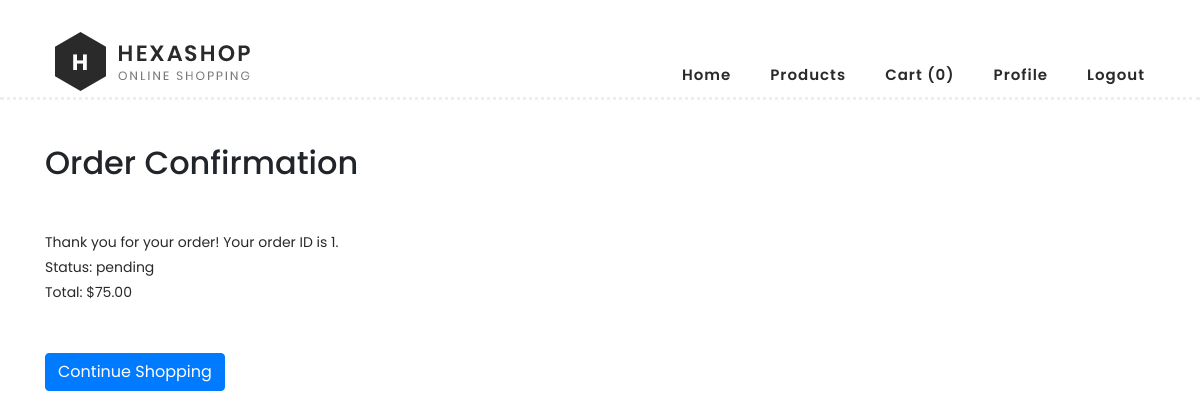
Page /order/confirmation/1/ (signed in) on the committed database.
### own_app/models.py (models this page shows, shortened)
class Order(models.Model):
    STATUS_CHOICES = [
        ('pending', 'Pending'),
        ('processing', 'Processing'),
        ('shipped', 'Shipped'),
        ('delivered', 'Delivered'),
        ('cancelled', 'Cancelled'),
    ]
    user = models.ForeignKey(User, on_delete=models.CASCADE, null=True, blank=True)
    status = models.CharField(max_length=20, choices=STATUS_CHOICES, default='pending')
    total_amount = models.DecimalField(max_digits=10, decimal_places=2, default=0)
    created_at = models.DateTimeField(auto_now_add=True)
    updated_at = models.DateTimeField(auto_now=True)

### own_app/views.py (the view)
# urls.py: path('order/confirmation/<int:order_id>/', views.order_confirmation, name='order_confirmation'),
@login_required
def order_confirmation(request, order_id):
    order = get_object_or_404(Order, id=order_id, user=request.user)
    cart = get_or_create_cart(request)
    cart_count = CartItem.objects.filter(cart=cart).aggregate(Sum('quantity'))['quantity__sum'] or 0
    return render(request, 'order_confirmation.html', {'order': order, 'cart_count': cart_count})

### own_app/views.py (called while the page is built)
def get_or_create_cart(request):
    if request.user.is_authenticated:
        cart, created = Cart.objects.get_or_create(user=request.user)
    else:
        session_key = request.session.session_key
        if not session_key:
            request.session.create()
            session_key = request.session.session_key
        cart, created = Cart.objects.get_or_create(session_key=session_key)
    return cart

### templates/order_confirmation.html (shortened to what this page needs)
<!DOCTYPE html>
<html lang="en">
<head>
    <link rel="stylesheet" href="/static/css/bootstrap.min.css">
    <link rel="stylesheet" href="/static/css/templatemo-hexashop.css">
</head>
<body>
    <header class="header-area header-sticky">
        <div class="container">
            <div class="row">
                <div class="col-12">
                    <nav class="main-nav" style="display: flex; justify-content: space-between; align-items: center; padding: 10px;">
                        <a href="/index/" class="logo">
                            <img src="/static/images/logo.png">
                        </a>
                        <ul class="nav" style="display: flex; gap: 15px; align-items: center;">
                            <li><a href="/index/">Home</a></li>
                            <li><a href="/products/">Products</a></li>
                            <li><a href="/cart/"> Cart ({{ cart_count }})</a></li>
                            {% if user.is_authenticated %}
                                <li><a href="/profile/"> Profile</a></li>
                                <li><a href="/logout/"> Logout</a></li>
                            {% else %}
                                <li><a href="/login/"><i class="fa fa-sign-in"></i> Login</a></li>
                            {% endif %}
                        </ul>
                    </nav>
                </div>
            </div>
        </div>
    </header>
    <div class="container mt-5 pt-5">
        <h2 class="pt-5">Order Confirmation</h2>
        <p class="pt-5">Thank you for your order! Your order ID is {{ order.id }}.</p>
        <p>Status: {{ order.status }}</p>
        <p>Total: ${{ order.total_amount }}</p>
        <a href="/index/" class="btn btn-primary mt-5">Continue Shopping</a>
    </div>
</body>
</html>

### static/css/templatemo-hexashop.css (style rules this page uses)
html, body, div, span, applet, object, iframe, h1, h2, h3, h4, h5, h6, p, blockquote, div pre, a, abbr, acronym, address, big, cite, code, del, dfn, em, font, img, ins, kbd, q, s, samp, small, strike, strong, sub, sup, tt, var, b, u, i, center, dl, dt, dd, ol, ul, li, figure, header, nav, section, article, aside, footer, figcaption { margin: 0; padding: 0; border: 0; outline: 0; }
ul, li { padding: 0; margin: 0; list-style: none; }
header, nav, section, article, aside, footer, hgroup { display: block; }
* { box-sizing: border-box; }
html, body { font-family: 'Poppins', sans-serif; font-weight: 400; background-color: #fff; font-size: 16px; -ms-text-size-adjust: 100%; -webkit-font-smoothing: antialiased; -moz-osx-font-smoothing: grayscale; }
a { text-decoration: none !important; }
h1, h2, h3, h4, h5, h6 { margin-top: 0px; margin-bottom: 0px; }
ul { margin-bottom: 0px; }
p { font-size: 14px; line-height: 25px; color: #2a2a2a; }
html, body { background: #fff; font-family: 'Poppins', sans-serif; }
.header-area { border-bottom: 3px dotted #eee; box-shadow: none; background-color: #fff; position: absolute; top: 0px; left: 0px; right: 0px; z-index: 100; height: 100px; -webkit-transition: all .5s ease 0s; -moz-transition: all .5s ease 0s; -o-transition: all .5s ease 0s; transition: all .5s ease 0s; }
.header-area .main-nav { min-height: 80px; background: transparent; }
.header-area .main-nav .logo { line-height: 100px; color: #fff; font-size: 28px; font-weight: 700; text-transform: uppercase; letter-spacing: 2px; float: left; -webkit-transition: all 0.3s ease 0s; -moz-transition: all 0.3s ease 0s; -o-transition: all 0.3s ease 0s; transition: all 0.3s ease 0s; }
.header-area .main-nav .nav { float: right; margin-top: 30px; margin-right: 0px; background-color: transparent; -webkit-transition: all 0.3s ease 0s; -moz-transition: all 0.3s ease 0s; -o-transition: all 0.3s ease 0s; transition: all 0.3s ease 0s; position: relative; z-index: 999; }
.header-area .main-nav .nav li { padding-left: 15px; padding-right: 15px; }
.header-area .main-nav .nav li:last-child { padding-right: 0px; }
.header-area .main-nav .nav li a { display: block; font-weight: 600; font-size: 15px; color: #2a2a2a; text-transform: capitalize; -webkit-transition: all 0.3s ease 0s; -moz-transition: all 0.3s ease 0s; -o-transition: all 0.3s ease 0s; transition: all 0.3s ease 0s; height: 40px; line-height: 40px; border: transparent; letter-spacing: 1px; }
.header-area .main-nav .nav li a { color: #2a2a2a; }
.header-area.header-sticky { min-height: 80px; }
.header-area .nav { margin-top: 30px; }
@media (max-width: 1200px) { .header-area .main-nav .nav li { padding-left: 12px; padding-right: 12px; } }
@media (max-width: 1200px) { .header-area .main-nav:before { display: none; } }
@media (min-width: 767px) { .header-area .main-nav .nav { display: flex !important; } }

### rows in the picture
Order: id "1", status "pending", total_amount "75.00"

### other values in the picture
{{ cart_count }} "0"
